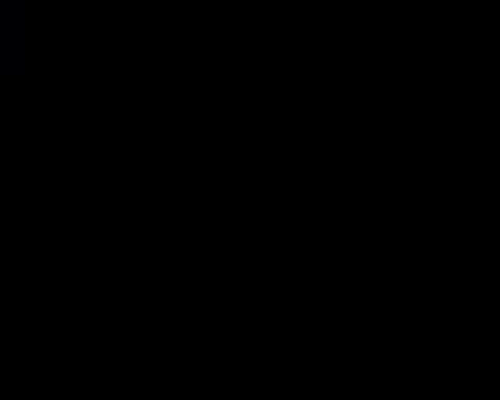
Frame 1 (no input)
Frame 60 (the mouse pressed at the canvas centre just before this capture): identical to frame 1, image omitted
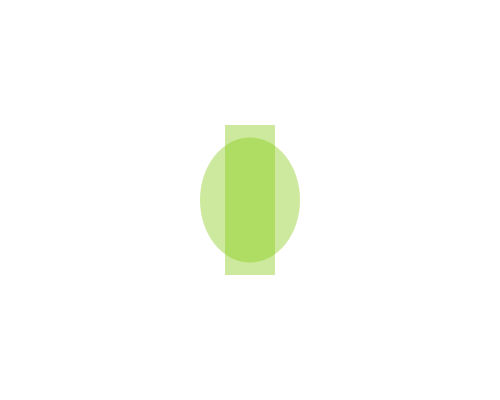
Frame 120 (the mouse held since frame 60 and released just before this capture)

The Processing sketch that drew these frames (run headless with seeded random() and noise(); from frame 60 on, the mouse is pressed at the canvas centre):

// Processing sketch: sketch_210302a
// ── sketch_210302a.pde
void setup() {
  // run setup code
  size(500, 400);
  rectMode(CENTER);
}
void draw() {
  // main drawing program
  if (mousePressed) {
    background(255);
  } else {
    background(0);
  }
  
  noStroke();
  
  float mappedValue = map(mouseX, 0, width, 0, 255);
  if (mousePressed) {
    fill(mappedValue, mouseY, 7, 100);
  } else {
    fill(179, 41, 162);
  }

  ellipse(width/2, height/2, mouseY/2, mouseX/2);
  
  fill(mappedValue, mouseY, 7, 100);
  rect(mouseX, mouseY, 50, 150);
  
  
}
